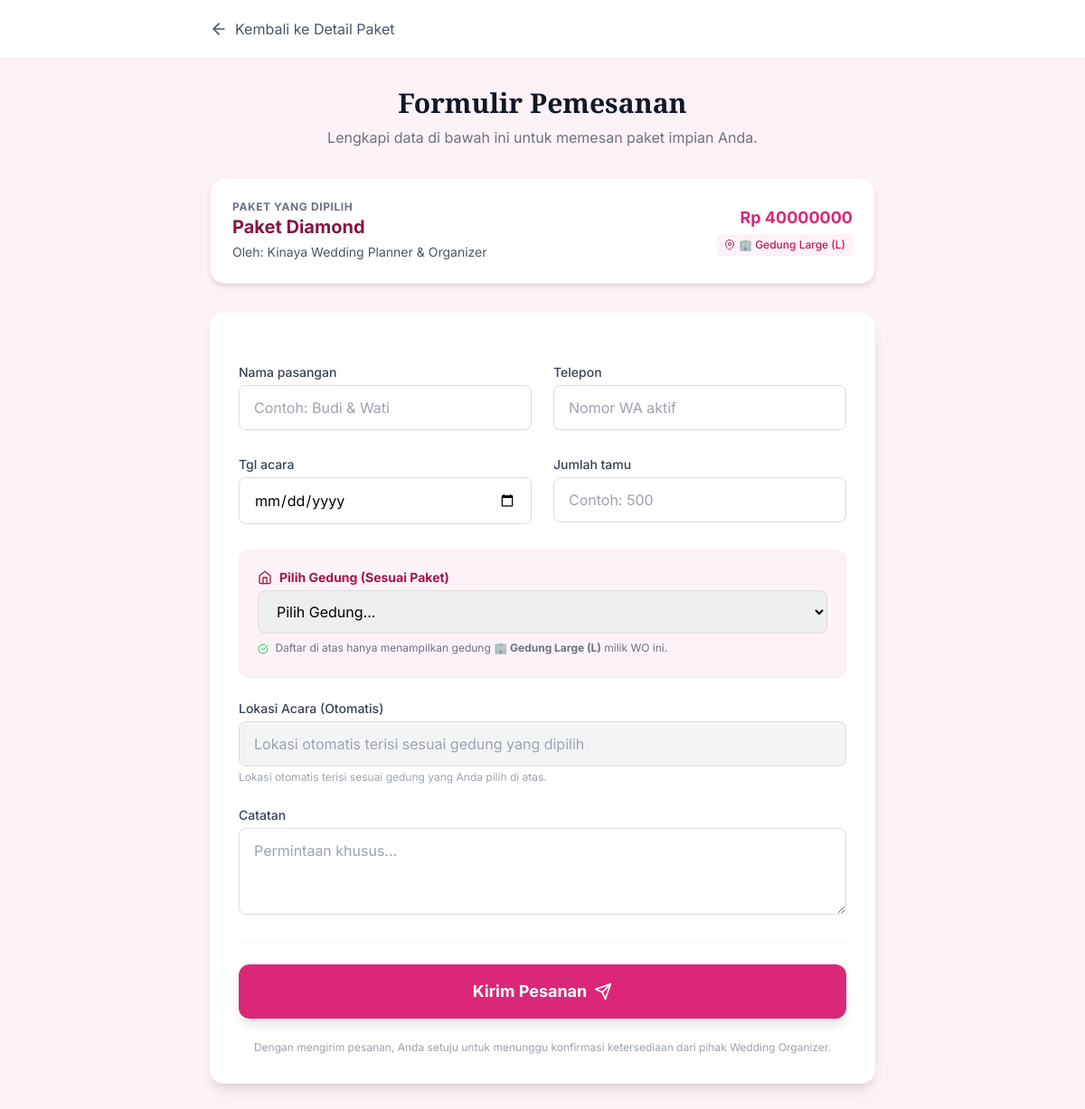
The app's page /organizer/buat-pesanan/7/ (signed in) with its own data.
### organizer/models.py (models this page shows, shortened)
class Paket(models.Model):
    KATEGORI_PAKET_CHOICES = [
        ('non_gedung', '❌ Tanpa Gedung / Venue Bebas'),
        ('S', '🏢 Gedung Small (S)'),
        ('M', '🏢 Gedung Medium (M)'),
        ('L', '🏢 Gedung Large (L)'),
    ]
    wo = models.ForeignKey(settings.AUTH_USER_MODEL, on_delete=models.CASCADE, related_name='paket_wo')
    nama_paket = models.CharField(max_length=100)
    harga = models.DecimalField(max_digits=12, decimal_places=2)
    deskripsi = models.TextField()
    foto = models.ImageField(upload_to='paket_fotos/', null=True, blank=True)
    is_active = models.BooleanField(default=True)
    kategori_gedung = models.CharField(
        max_length=20,
        choices=KATEGORI_PAKET_CHOICES,
        default='non_gedung',
        help_text="Tentukan apakah paket ini termasuk fasilitas gedung, dan kategori apa."
    )
    created_at = models.DateTimeField(default=timezone.now)

### pengguna/models.py (models this page shows, shortened)
class ProfilWO(models.Model):
    user = models.OneToOneField(User, on_delete=models.CASCADE)
    nama_brand = models.CharField(max_length=100)
    logo = models.ImageField(upload_to='logos/', null=True, blank=True)
    foto_sampul = models.ImageField(upload_to='sampul/', null=True, blank=True)
    deskripsi = models.TextField()
    telepon = models.CharField(max_length=20)
    email_bisnis = models.EmailField()
    alamat = models.TextField()

### organizer/views.py (the view)
# urls.py: path('buat-pesanan/<int:paket_id>/', views.buat_pesanan_view, name='buat_pesanan'),
@login_required
def buat_pesanan_view(request, paket_id):
    paket = get_object_or_404(Paket, id=paket_id)
    if not hasattr(request.user, 'profil') or request.user.profil.role != 'customer':
        return redirect('detail_paket', paket_id=paket.id)
    if request.method == 'POST':
        form = PesananForm(request.POST, paket=paket)
        if form.is_valid():
            pesanan = form.save(commit=False)
            pesanan.paket = paket
            pesanan.customer = request.user
            pesanan.status = 'menunggu'
            pesanan.save()
            messages.success(request, "Pesanan berhasil dikirim! Menunggu konfirmasi WO.")
            return redirect('pesanan_berhasil', pesanan_id=pesanan.id)
    else:
        form = PesananForm(paket=paket)
    return render(request, 'organizer/buat_pesanan.html', {'form': form, 'paket': paket, 'page_title': 'Buat Pesanan'})

### organizer/models.py (called while the page is built)
    def __str__(self):
        return f"{self.nama_gedung} ({self.kategori})"

### organizer/templates/organizer/buat_pesanan.html (shortened to what this page needs)
<!DOCTYPE html>
<html lang="id">
<head>
    <script src="https://cdn.tailwindcss.com"></script>
</head>
<body class="min-h-screen pb-10">
    <div class="bg-white shadow-sm sticky top-0 z-50">
        <div class="max-w-3xl mx-auto px-4 h-16 flex items-center">
            <a href="{% url 'detail_paket' paket.id %}" class="text-gray-600 hover:text-pink-600 flex items-center transition">
                <i data-feather="arrow-left" class="w-5 h-5 mr-2"></i>
                Kembali ke Detail Paket
            </a>
        </div>
    </div>
    <div class="max-w-3xl mx-auto px-4 py-8">
        <div class="text-center mb-8">
            <h1 class="text-3xl font-serif-display font-bold text-gray-900">Formulir Pemesanan</h1>
            <p class="text-gray-500 mt-2">Lengkapi data di bawah ini untuk memesan paket impian Anda.</p>
        </div>
        <div class="bg-white rounded-2xl p-6 shadow-md border border-pink-100 mb-8 flex items-center justify-between">
            <div>
                <p class="text-xs text-gray-500 uppercase font-bold tracking-wider">Paket yang dipilih</p>
                <h2 class="text-xl font-bold text-primary-dark">{{ paket.nama_paket }}</h2>
                <p class="text-gray-600 text-sm mt-1">Oleh: {{ paket.wo.profilwo.nama_brand }}</p>
            </div>
            <div class="text-right">
                <p class="text-lg font-bold text-pink-600">Rp {{ paket.harga|floatformat:0 }}</p>
                {% if paket.kategori_gedung != 'non_gedung' %}
                    <span class="inline-flex items-center px-2 py-1 rounded bg-pink-50 text-pink-700 text-xs font-medium mt-1">
                        <i data-feather="map-pin" class="w-3 h-3 mr-1"></i>
                        {{ paket.get_kategori_gedung_display }}
                    </span>
                {% else %}
                    <span class="inline-flex items-center px-2 py-1 rounded bg-gray-100 text-gray-600 text-xs font-medium mt-1">
                        <i data-feather="info" class="w-3 h-3 mr-1"></i>
                        Tanpa Gedung
                    </span>
                {% endif %}
            </div>
        </div>
        <div class="bg-white rounded-2xl p-8 shadow-lg">
            <form method="POST" class="space-y-6">
                <div class="grid grid-cols-1 md:grid-cols-2 gap-6">
                    <div>
                        <label class="block text-sm font-medium text-gray-700 mb-1">{{ form.nama_pasangan.label }}</label>
                        {{ form.nama_pasangan }}
                    </div>
                    <div>
                        <label class="block text-sm font-medium text-gray-700 mb-1">{{ form.telepon.label }}</label>
                        {{ form.telepon }}
                    </div>
                </div>
                <div class="grid grid-cols-1 md:grid-cols-2 gap-6">
                    <div>
                        <label class="block text-sm font-medium text-gray-700 mb-1">{{ form.tgl_acara.label }}</label>
                        {{ form.tgl_acara }}
                    </div>
                    <div>
                        <label class="block text-sm font-medium text-gray-700 mb-1">{{ form.jumlah_tamu.label }}</label>
                        {{ form.jumlah_tamu }}
                    </div>
                </div>
                {% if paket.kategori_gedung != 'non_gedung' %}
                <div class="bg-pink-50 p-5 rounded-xl border border-pink-100">
                    <label class="block text-sm font-bold text-pink-800 mb-1 flex items-center">
                        <i data-feather="home" class="w-4 h-4 mr-2"></i>
                        {{ form.gedung_dipilih.label }}
                    </label>
                    {{ form.gedung_dipilih }}
                    <p class="text-xs text-gray-500 mt-2">
                        <i data-feather="check-circle" class="w-3 h-3 inline mr-1 text-green-500"></i>
                        Daftar di atas hanya menampilkan gedung <strong>{{ paket.get_kategori_gedung_display }}</strong> milik WO ini.
                    </p>
                </div>
                {% else %}
                    {{ form.gedung_dipilih }}
                {% endif %}
                <div>
                    <label class="block text-sm font-medium text-gray-700 mb-1">{{ form.lokasi_acara.label }}</label>
                    {{ form.lokasi_acara }}
                    {% if paket.kategori_gedung != 'non_gedung' %}
                        <p class="text-xs text-gray-400 mt-1">Lokasi otomatis terisi sesuai gedung yang Anda pilih di atas.</p>
                    {% else %}
                        <p class="text-xs text-gray-500 mt-1">Silakan masukkan alamat lengkap lokasi acara Anda.</p>
                    {% endif %}
                </div>
                <div>
                    <label class="block text-sm font-medium text-gray-700 mb-1">{{ form.catatan.label }}</label>
                    {{ form.catatan }}
                </div>
                <hr class="border-gray-100">
                <button type="submit" class="w-full btn-primary font-bold py-4 px-8 rounded-xl shadow-lg hover:shadow-xl transform hover:-translate-y-0.5 transition-all flex items-center justify-center text-lg">
                    Kirim Pesanan
                    <i data-feather="send" class="w-5 h-5 ml-2"></i>
                </button>
                <p class="text-center text-xs text-gray-400 mt-4">
                    Dengan mengirim pesanan, Anda setuju untuk menunggu konfirmasi ketersediaan dari pihak Wedding Organizer.
                </p>
            </form>
        </div>
    </div>
</body>
</html>

### organizer/templates/organizer/buat_pesanan.html (style rules this page uses)
body { font-family: 'Inter', sans-serif; background-color: #FDF2F8; }
.font-serif-display { font-family: 'Playfair Display', serif; }
.text-primary-dark { color: #831843; }
.btn-primary { background-color: #DB2777; color: white; transition: background-color 0.3s ease; }
.input-field { border: 1px solid #ddd; padding: 0.75rem 1rem; border-radius: 0.5rem; width: 100%; transition: all 0.2s ease; }

### records on screen
Paket: nama_paket "Paket Diamond", wo.profilwo.nama_brand "Kinaya Wedding Planner & Organizer", harga "40000000", kategori_gedung "🏢 Gedung Large (L)"
